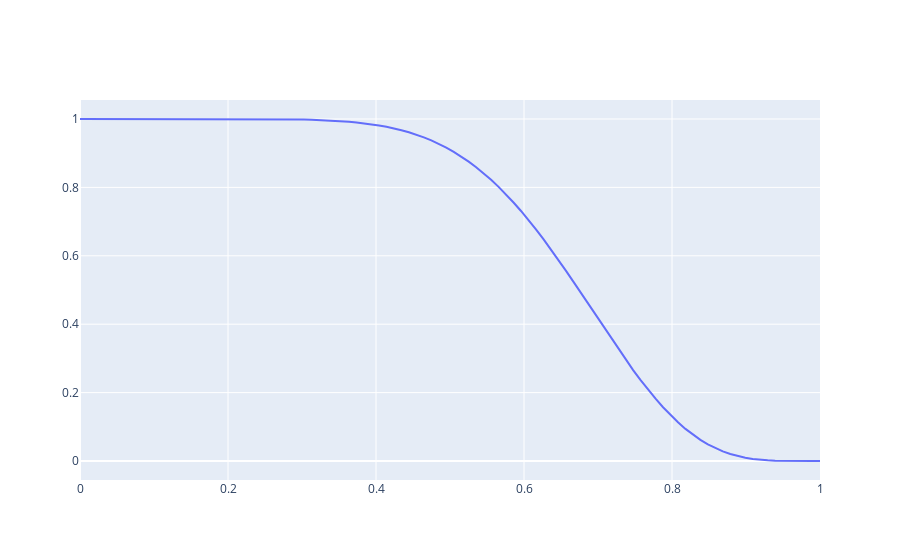

The notebook cell this image was saved under:
### Code cell
import plotly.graph_objects as go
import matplotlib.pyplot as plt

tau=np.linspace(0,1,100)

go.Figure(go.Scatter(x=tau,y=model.tpr(tau)))
